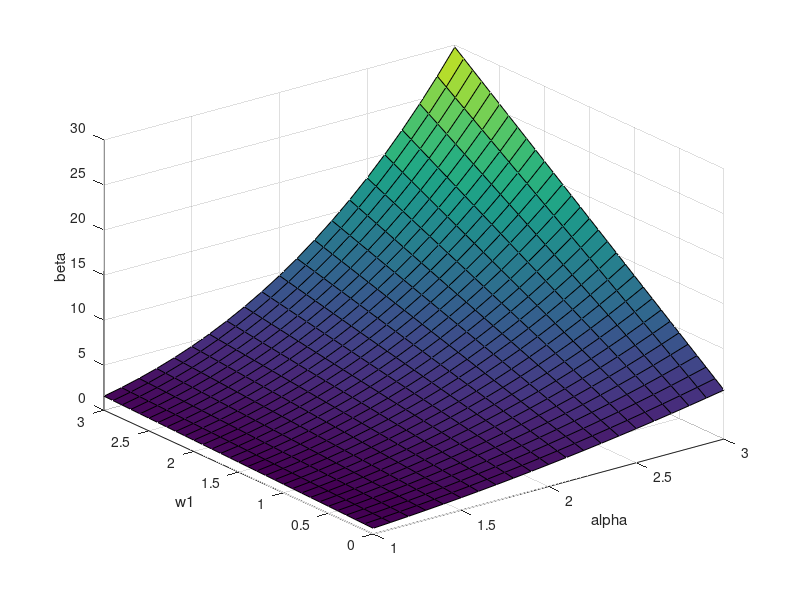

MATLAB code for this plot:
clear all
close all

load test_beta_ws.mat

% vars alpha, w;

alpha_v = 1:0.1:3;
w1_v = 0:0.1:3;

[ALPHA,W1] = meshgrid(alpha_v,w1_v);
BETA = zeros(size(ALPHA));

for i=1:numel(ALPHA)
    
alpha = ALPHA(i);
w1 = W1(i);

lTopt = 1/(1+alpha*w1);
% lTopt = lambda*T;

beta = ...
( ...
alpha^2*T*(1+lTopt) + ...
    alpha*T* ...
    sqrt( ...
        alpha^2*(1+2*lTopt+lTopt^2) + ...
        (2*lTopt-alpha*lTopt^2*w1-lTopt^2) ...
        ) ...
)/ ...
(2*lTopt-alpha*lTopt^2*w1-lTopt^2);

BETA(i) = beta;

end

figure
surf(ALPHA,W1,BETA);
xlabel('alpha');
ylabel('w1');
zlabel('beta');
